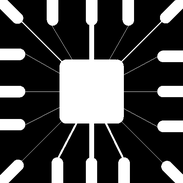
%> input picture Image Processing_Matlab/Fig(line).tif, 183 x 183 px, shrunk from 486 x 486 before the run
$ octave pointlineedge.m   (GNU Octave 9; MATLAB toolbox functions it lacks are replaced by stand-ins)
%> lines starting %> are read from the running program, lines starting %| are printed output that depends on the picture; in (x1, y1, x2, y2) boxes, pixels count from 0 and x2, y2 are one past the last pixel; in counts of white or black regions, pixels touching at a corner belong together; the program's own positions count from 1
clc;
clear;
close all;
x= imread('Fig(line).tif');
%> x is the input picture: size 183x183 uint8; min 0, max 255, mean 71.9
y = imread('Fig(point).tif');
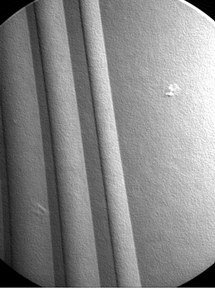
%> input picture Image Processing_Matlab/Fig(point).tif, 215 x 288 px, shrunk from 569 x 764 before the run
%> y is the input picture: size 288x215 uint8; min 0, max 255, mean 134.3
z= imread('Fig(edge).tif');
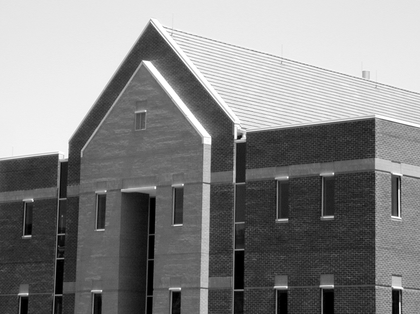
%> input picture Image Processing_Matlab/Fig(edge).tif, 420 x 314 px, shrunk from 1114 x 834 before the run
%> z is the input picture: size 314x420 uint8; min 0, max 255, mean 133.3

wp =[-1 -1 -1; -1 8  -1; -1 -1 -1];
 wvl = [-1 -1 -1;2 2 2;1 -1 -1];
 we1=[1 0;0 -1];
we2=[0 1;-1 0];
 yp= conv2(double(y),wp);
 yvl= conv2(double(x),wvl);
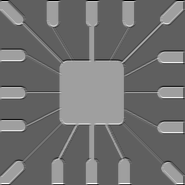
%> yvl: size 185x185 double; min -765, max 1275, mean 140.7; drawn with min black and max white
 ye1= conv2(double(z),we2);
 ye2=conv2(ye1,we1);
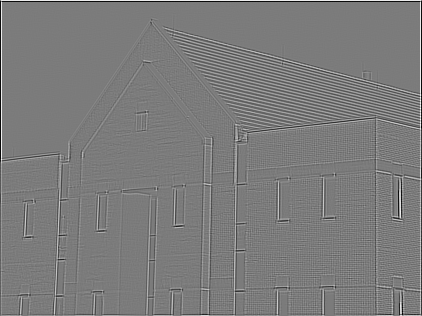
%> ye2: size 316x422 double; min -255, max 270, mean 0; drawn with min black and max white
 e = max(max(yvl));
%> e = 1275
 d = max(max(yp));
%> d = 918
 [m,n] = size(yvl);
%> m = 185; n = 185
 for i=1:m
     for j= 1:n

if(yvl(i,j)>= 0.8*e)
     yvl(i,j)=255;
 else yvl(i,j) = 0;
end;end;end
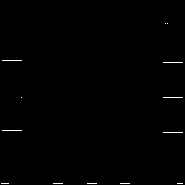
%> yvl: size 185x185 double; 0.43% white in thin lines or dots, all inside (x1, y1, x2, y2) = (1, 23, 183, 184)
 [m,n] = size(yp);
%> m = 290; n = 217
 for i=1:m
    for j= 1:n
if(yp(i,j) >= 0.4*d)
    yp(i,j)=255;
else yp(i,j) = 0;
end
    end
end
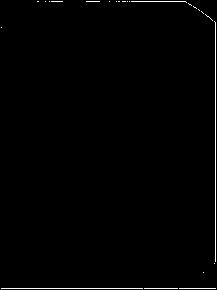
%> yp: size 290x217 double; 0.91% white in thin lines or dots
 figure, imshow(yp);
 figure, imshow(yvl);
figure, imshow(ye2);
%> after `imshow(ye2)`:
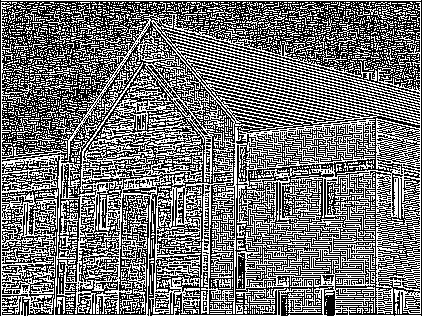
%> displayed picture: size 316x422, on the screen's scale of 0 to 255; 45.2% white in thin lines or dots
